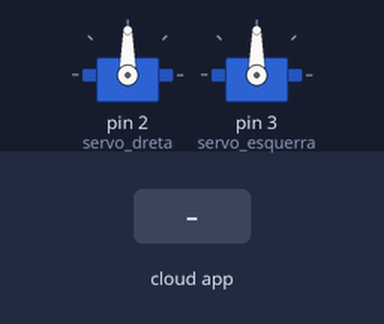
Simulated run of this sketch. Board: Arduino Uno, built with avr-gcc and run on an emulated ATmega328P. Shown: 2 × servo. Inputs (shaded band) come from the test bench. The ROS host is connected and sends only what is stated.

Above: at 1.2 s.
1.3 s: the phone or cloud app sets linear.x to -100
At 1.9 s:
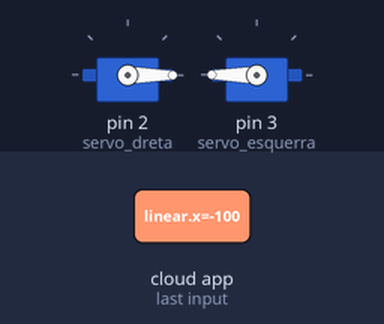
2.8 s: the phone or cloud app sets linear.x to 100
At 3.1 s:
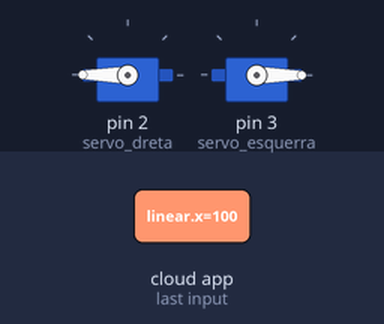
4.3 s: the phone or cloud app sets linear.x to 0
At 5.4 s:
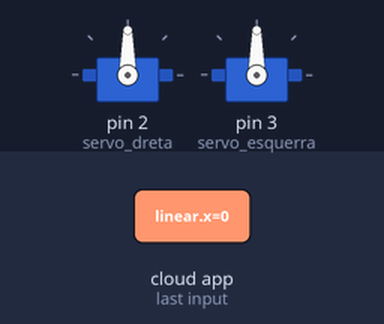
5.8 s: the phone or cloud app sets angular.z to -100
At 6.5 s:
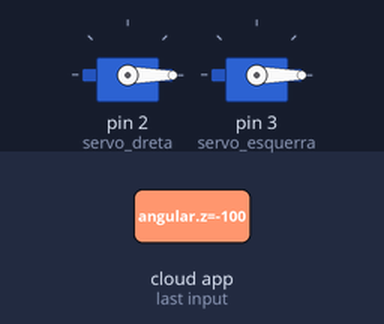
7.3 s: the phone or cloud app sets angular.z to 100
At 7.7 s:
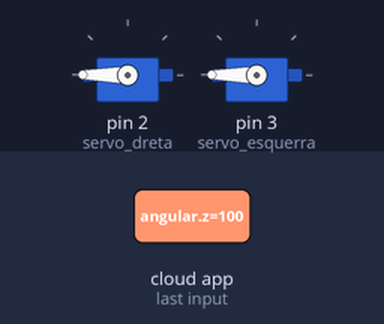
8.8 s: the phone or cloud app sets angular.z to 0
At 10.0 s:
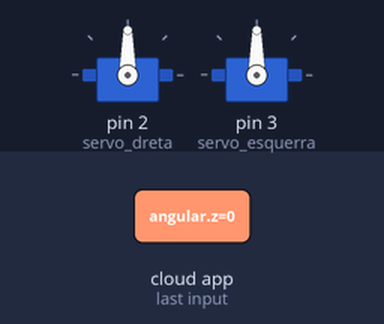
Timing chart, 0 to 11.3 s (numbered marks = the images above; inputs shaded):
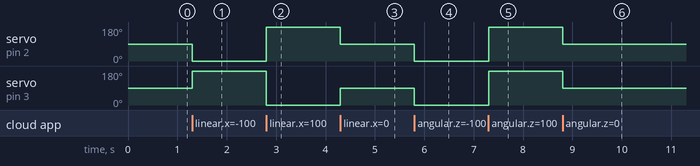

The sketch:

Rosserial_Arduino_Exercise5_RobotControl.ino
```cpp
#include <Servo.h>
#include <ros.h>
#include <geometry_msgs/Twist.h>


Servo servo_dreta;
Servo servo_esquerra;
ros::NodeHandle nh;

int CW = 180;
int CCW = 0;
int STOP = 90;

void endavant() {
  servo_dreta.write(CW);
  servo_esquerra.write(CCW);
}

void enrere() {
  servo_dreta.write(CCW);
  servo_esquerra.write(CW);
}

void gir_dreta() {
  servo_dreta.write(CCW);
  servo_esquerra.write(CCW);
}

void gir_esquerra() {
  servo_dreta.write(CW);
  servo_esquerra.write(CW);
}

void Stop() {
  servo_dreta.write(STOP);
  servo_esquerra.write(STOP);
}

void teleop(const geometry_msgs::Twist& teleop_msg) {
  float robot_linear = teleop_msg.linear.x;
  float robot_angular = teleop_msg.angular.z;

  if (robot_linear > 0) {
    endavant();
  }
  else if (robot_linear < 0) {
    enrere();
  }
  else if (robot_angular > 0) {
    gir_esquerra();
  }
  else if (robot_angular < 0) {
    gir_dreta();
  }
  else {
    Stop();
  }
}

ros::Subscriber<geometry_msgs::Twist> sub("cmd_vel", &teleop);

void setup() {
  servo_dreta.attach(2);
  servo_esquerra.attach(3);
  nh.initNode();
  nh.subscribe(sub);
}

void loop() {

  nh.spinOnce();
  delay(1);
}
```

Measured:
- after the input at 1.3 s, servo on pin 2 (servo_dreta): 90° → 0° at once; servo on pin 3 (servo_esquerra): 90° → 180° at once
- after the input at 2.8 s, servo on pin 2 (servo_dreta): 0° → 180° at once; servo on pin 3 (servo_esquerra): 180° → 0° at once
- after the input at 4.3 s, servo on pin 2 (servo_dreta): 180° → 90° at once; servo on pin 3 (servo_esquerra): 0° → 90° at once
- after the input at 5.8 s, servo on pin 2 (servo_dreta), servo on pin 3 (servo_esquerra): 90° → 0° at once
- after the input at 7.3 s, servo on pin 2 (servo_dreta), servo on pin 3 (servo_esquerra): 0° → 180° at once
- after the input at 8.8 s, servo on pin 2 (servo_dreta), servo on pin 3 (servo_esquerra): 180° → 90° at once
